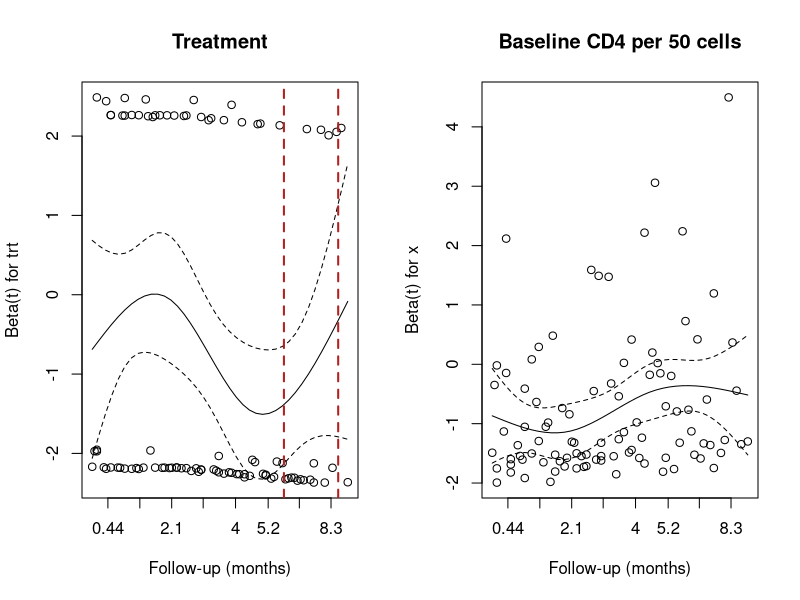
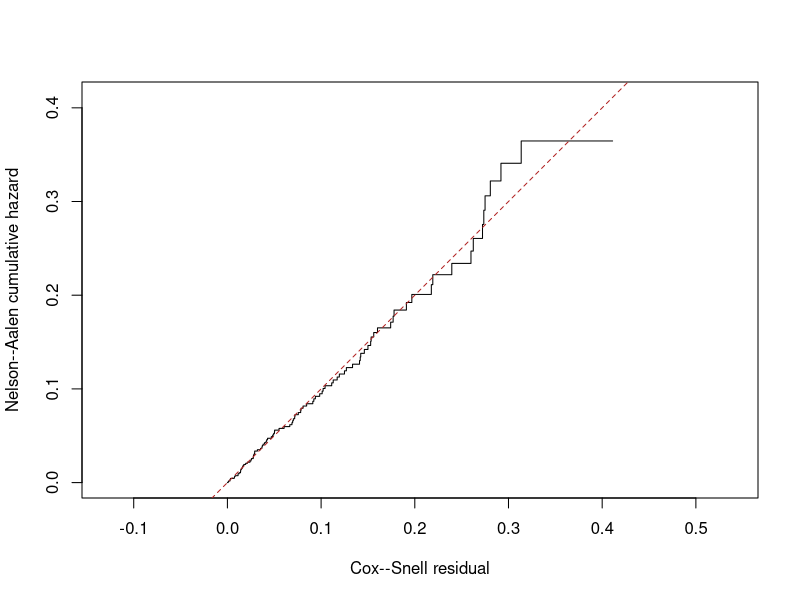

Recreate these plots in R, in order.
## ---- chunk 1
library(tidyverse)
library(kableExtra)
library(survival)

actg320 <- read_csv("data/hw3_actg320.csv")
## ---- chunk 2
counts <- actg320 |>
  group_by(k100, trt) |>
  summarise(
    Participants = n(),
    Events = sum(event == 1),
    .groups = "drop"
  ) |>
  arrange(desc(k100), trt) |>
  transmute(
    Karnofsky = if_else(k100 == 1, "100", "< 100"),
    Treatment = if_else(trt == 1, "With indinavir", "Without indinavir"),
    Participants,
    Events
  )
## ---- chunk 3
counts |>
  kbl(
    caption = "Participants and events by treatment and baseline Karnofsky score",
    col.names = c("Karnofsky score", "Treatment", "Participants", "Events"),
    align = c("l", "l", "r", "r"),
    booktabs = TRUE
  ) |>
  kable_styling(full_width = FALSE)
## ---- chunk 4
# Use the same complete cases for all five models.
dat_b <- actg320 |>
  filter(complete.cases(months, event, trt, k100, cd4)) |>
  mutate(
    x = cd4 / 50,
    cd4_group = case_when(
      cd4 < 50 ~ "<50",
      cd4 <= 100 ~ "50–100",
      TRUE ~ ">100"
    ),
    cd4_group = factor(cd4_group, levels = c(">100", "<50", "50–100"))
  )
## ---- chunk 5
m0 <- coxph(Surv(months, event) ~ trt,
            data = dat_b, ties = "efron")
m1 <- coxph(Surv(months, event) ~ trt + k100 + x,
            data = dat_b, ties = "efron")
m2 <- coxph(Surv(months, event) ~ trt + k100 + sqrt(x),
            data = dat_b, ties = "efron")
m3 <- coxph(Surv(months, event) ~ trt + k100 + cd4_group,
            data = dat_b, ties = "efron")
m4 <- coxph(Surv(months, event) ~ trt + k100 + x + I(x^2),
            data = dat_b, ties = "efron")
## ---- chunk 6
models <- list(M0 = m0, M1 = m1, M2 = m2, M3 = m3, M4 = m4)

model_table <- tibble(
  Model = names(models),
  Coefficients = vapply(models, function(fit) length(coef(fit)), integer(1)),
  Neg2LogLik = vapply(models, function(fit) {
    -2 * as.numeric(logLik(fit))
  }, numeric(1)),
  AIC = vapply(models, AIC, numeric(1))
) |>
  mutate(DeltaAIC = AIC - min(AIC))

model_table |>
  kbl(
    caption = "Comparison of Cox models",
    col.names = c(
      "Model", "Coefficients", "-2 log partial likelihood",
      "AIC", "Delta AIC"
    ),
    digits = 2,
    booktabs = TRUE
  ) |>
  kable_styling(full_width = FALSE)
## ---- chunk 7
# M4 adds one quadratic term to M1.
lr_stat <- 2 * as.numeric(logLik(m4) - logLik(m1))

lrt_table <- tibble(
  Comparison = "M1 vs. M4",
  `LR statistic` = lr_stat,
  df = 1,
  `p-value` = format.pval(
    pchisq(lr_stat, df = 1, lower.tail = FALSE),
    digits = 3,
    eps = 0.001
  )
)

lrt_table |>
  kbl(
    caption = "Likelihood ratio test for CD4 curvature",
    digits = 3,
    booktabs = TRUE
  ) |>
  kable_styling(full_width = FALSE)
## ---- chunk 8
# Hold treatment and Karnofsky score fixed at both CD4 values.
cd4_pair <- data.frame(
  x = c(25, 125) / 50,
  trt = c(0, 0),
  k100 = c(1, 1)
)

cd4_models <- list(M1 = m1, M4 = m4)

cd4_hr <- vapply(cd4_models, function(fit) {
  lp <- predict(fit, newdata = cd4_pair, type = "lp")
  exp(lp[1] - lp[2])
}, numeric(1))
## ---- chunk 9
cd4_hr_table <- data.frame(
  Model = names(cd4_models),
  `CD4 form` = c("Linear", "Linear and quadratic"),
  `Hazard ratio` = unname(cd4_hr),
  check.names = FALSE
)

cd4_hr_table |>
  kableExtra::kbl(
    caption = "Hazard ratios comparing CD4 of 25 with CD4 of 125",
    align = c("l", "l", "r"),
    digits = 3,
    booktabs = TRUE
  ) |>
  kableExtra::kable_styling(full_width = FALSE)
## ---- chunk 10
m_int <- survival::coxph(
  survival::Surv(months, event) ~ trt * k100 + x,
  data = dat_b,
  ties = "efron"
)

# Test whether the treatment HR differs by Karnofsky group.
lr_stat <- 2 * as.numeric(logLik(m_int) - logLik(m1))
lr_p <- pchisq(lr_stat, df = 1, lower.tail = FALSE)

interaction_test <- data.frame(
  Comparison = "M1 vs. M1 with treatment interaction",
  `LR statistic` = lr_stat,
  df = 1,
  `p-value` = format.pval(lr_p, digits = 3, eps = 0.001),
  check.names = FALSE
)

interaction_test |>
  kableExtra::kbl(
    caption = "Likelihood ratio test for the treatment by Karnofsky interaction",
    digits = 3,
    booktabs = TRUE
  ) |>
  kableExtra::kable_styling(full_width = FALSE)
## ---- chunk 11
# k100 = 0: beta_trt
# k100 = 1: beta_trt + beta_interaction
terms <- c("trt", "trt:k100")
b <- coef(m_int)[terms]
V <- vcov(m_int)[terms, terms]

C <- rbind(
  c(1, 0),  # Karnofsky < 100
  c(1, 1)   # Karnofsky = 100
)

group_log_hr <- drop(C %*% b)
group_se <- sqrt(diag(C %*% V %*% t(C)))

log_hr <- c(coef(m0)["trt"], coef(m1)["trt"], group_log_hr)
se <- c(
  sqrt(vcov(m0)["trt", "trt"]),
  sqrt(vcov(m1)["trt", "trt"]),
  group_se
)
z <- qnorm(0.975)

treatment_hr_table <- data.frame(
  Model = c("M0", "M1", "Interaction model", "Interaction model"),
  Estimate = c(
    "Unadjusted",
    "Adjusted common HR",
    "Karnofsky < 100",
    "Karnofsky = 100"
  ),
  HR = exp(log_hr),
  `95% CI` = sprintf(
    "%.3f to %.3f",
    exp(log_hr - z * se),
    exp(log_hr + z * se)
  ),
  check.names = FALSE
)

treatment_hr_table |>
  kableExtra::kbl(
    caption = "Treatment hazard ratios for IDV versus no IDV",
    align = c("l", "l", "r", "c"),
    digits = 3,
    booktabs = TRUE
  ) |>
  kableExtra::kable_styling(full_width = FALSE)
## ---- chunk 12
times <- c(6, 9)

case_a <- dat_b |>
  filter(cd4_group == "<50", k100 == 0)

cox_rows <- data.frame(
  trt = c(0, 1),
  k100 = c(0, 0),
  cd4_group = factor(
    rep("<50", 2),
    levels = levels(dat_b$cd4_group)
  )
)

survival_a <- lapply(seq_len(nrow(cox_rows)), function(i) {
  profile <- cox_rows[i, , drop = FALSE]
  cell <- case_a |> filter(trt == profile$trt)

  cox_curve <- survfit(m3, newdata = profile, stype = 2, ctype = 1)
  km_curve <- survfit(Surv(months, event) ~ 1, data = cell)

  n_risk <- vapply(times, function(t) sum(cell$months >= t), integer(1))
  km_surv <- summary(km_curve, times = times, extend = TRUE)$surv
  km_surv[n_risk == 0] <- NA_real_

  tibble(
    trt = profile$trt,
    Treatment = c("No IDV (assigned)", "IDV (paired)")[i],
    Month = times,
    Cox = summary(cox_curve, times = times)$surv,
    KM = km_surv,
    AtRisk = n_risk
  )
}) |>
  bind_rows()

survival_a |>
  transmute(
    Treatment,
    Month,
    `Cox survival (%)` = 100 * Cox,
    `KM survival (%)` = 100 * KM,
    `Number at risk` = AtRisk
  ) |>
  kbl(caption = "Six- and nine-month survival for Case A",
      digits = 2, booktabs = TRUE) |>
  kable_styling(full_width = FALSE)
## ---- chunk 13
ref_row <- data.frame(
  trt = 0,
  k100 = 0,
  cd4_group = factor(">100", levels = levels(dat_b$cd4_group))
)

assigned_row <- cox_rows[1, , drop = FALSE]

ref_curve <- survfit(m3, newdata = ref_row, stype = 2, ctype = 1)
s_ref_6 <- summary(ref_curve, times = 6)$surv

lp <- predict(m3, newdata = bind_rows(ref_row, assigned_row), type = "lp")
hr_vs_ref <- exp(lp[2] - lp[1])

tibble(
  `Reference survival at 6 months` = s_ref_6,
  `Assigned vs. reference HR` = hr_vs_ref,
  `Reconstructed survival` = s_ref_6^hr_vs_ref,
  `Direct Cox prediction` = survival_a$Cox[
    survival_a$trt == 0 & survival_a$Month == 6
  ]
) |>
  kbl(caption = "Reconstruction of the assigned row's six-month prediction",
      digits = 4, booktabs = TRUE) |>
  kable_styling(full_width = FALSE)
## ---- chunk 14
at_9 <- survival_a |> filter(Month == 9)

difference_9 <- tibble(
  Method = c("Cox", "Kaplan--Meier"),
  `IDV minus no IDV (percentage points)` = 100 * c(
    at_9$Cox[at_9$trt == 1] - at_9$Cox[at_9$trt == 0],
    at_9$KM[at_9$trt == 1] - at_9$KM[at_9$trt == 0]
  )
)

difference_9 |>
  kbl(caption = "Treatment differences in nine-month survival",
      digits = 2, booktabs = TRUE) |>
  kable_styling(full_width = FALSE)

follow_up_a <- case_a |>
  group_by(trt) |>
  summarise(
    `Events after month 6 through month 9` =
      sum(event == 1 & months > 6 & months <= 9),
    `Last observed follow-up (months)` = max(months),
    `Number at risk at month 12` = sum(months >= 12),
    .groups = "drop"
  ) |>
  mutate(Treatment = if_else(trt == 0, "No IDV", "IDV"), .before = 1) |>
  select(-trt)

follow_up_a |>
  kbl(caption = "Event counts and follow-up for Case A",
      digits = 3, booktabs = TRUE) |>
  kable_styling(full_width = FALSE)
## ---- chunk 15
ph_m1 <- cox.zph(m1, transform = "km")

ph_table <- as.data.frame(ph_m1$table[c("trt", "x"), , drop = FALSE])
rownames(ph_table) <- c("Treatment", "Baseline CD4 per 50 cells")

ph_table |>
  kbl(
    caption = "Term-specific proportional hazards tests for M1",
    col.names = c("Chi-square", "df", "p-value"),
    row.names = TRUE,
    digits = 3,
    booktabs = TRUE
  ) |>
  kable_styling(full_width = FALSE)
## ---- chunk 16
# Start with this example, then choose the window from the plots.
window_term <- "trt"          # Use "x" to mark the CD4 plot instead.
window_months <- c(6, 9)

# Convert month boundaries to the plot's KM-transformed coordinates.
window_km <- approx(
  x = ph_m1$time,
  y = ph_m1$x,
  xout = window_months
)$y

old_par <- par(mfrow = c(1, 2))

for (term in c("trt", "x")) {
  label <- if (term == "trt") "Treatment" else "Baseline CD4 per 50 cells"

  plot(ph_m1, var = term, main = label, xlab = "Follow-up (months)")

  if (term == window_term) {
    abline(v = window_km, col = "firebrick", lty = 2, lwd = 2)
  }
}

par(old_par)
## ---- chunk 17
window_start <- window_months[1]
window_end <- window_months[2]

dat_b |>
  group_by(trt) |>
  summarise(
    `At risk at start` = sum(months >= window_start),
    `Events in window` = sum(
      event == 1 & months > window_start & months <= window_end
    ),
    `At risk at end` = sum(months >= window_end),
    .groups = "drop"
  ) |>
  mutate(Treatment = if_else(trt == 1, "IDV", "No IDV"), .before = 1) |>
  select(-trt) |>
  kbl(
    caption = sprintf(
      "Risk sets and events in the marked window (%g to %g months)",
      window_start, window_end
    ),
    booktabs = TRUE
  ) |>
  kable_styling(full_width = FALSE)
## ---- chunk 18
m1_tv <- coxph(
  Surv(months, event) ~ trt + k100 + x + tt(trt),
  data = dat_b,
  ties = "efron",
  tt = function(x, t, ...) x * log(t / 6)
)

report_months <- c(3, 6, 9)
b <- coef(m1_tv)

log_hr <- b["trt"] + b["tt(trt)"] * log(report_months / 6)

# At month 6, the time-varying term is zero.
se_6 <- sqrt(vcov(m1_tv)["trt", "trt"])
ci_6 <- exp(b["trt"] + c(-1, 1) * qnorm(0.975) * se_6)

hr_table <- tibble(
  Month = report_months,
  HR = exp(log_hr),
  `95% CI` = c("", sprintf("%.3f to %.3f", ci_6[1], ci_6[2]), "")
)

hr_table |>
  kbl(
    caption = "Time-varying hazard ratios for IDV versus no IDV",
    align = c("c", "r", "c"),
    digits = 3,
    booktabs = TRUE
  ) |>
  kable_styling(full_width = FALSE)
## ---- chunk 19
dfbetas_m1 <- residuals(m1, type = "dfbetas")
trt_col <- match("trt", names(coef(m1)))

diagnostics <- tibble(
  id = dat_b$id,
  deviance = as.numeric(residuals(m1, type = "deviance")),
  dfbetas_trt = as.numeric(dfbetas_m1[, trt_col])
)

# Sort by absolute value, then by ID to break exact ties.
deviance_patient <- diagnostics |>
  arrange(desc(abs(deviance)), id) |>
  slice(1)

dfbetas_patient <- diagnostics |>
  arrange(desc(abs(dfbetas_trt)), id) |>
  slice(1)

tibble(
  Diagnostic = c("Deviance residual", "Treatment DFBETAS"),
  `Patient ID` = c(deviance_patient$id, dfbetas_patient$id),
  Value = c(deviance_patient$deviance, dfbetas_patient$dfbetas_trt),
  `Absolute value` = abs(Value)
) |>
  kbl(caption = "Patients selected by the two diagnostics",
      digits = 4, booktabs = TRUE) |>
  kable_styling(full_width = FALSE)
## ---- chunk 20
dat_drop <- dat_b |> filter(id != dfbetas_patient$id)
m1_drop <- update(m1, data = dat_drop)

log_hr_full <- unname(coef(m1)["trt"])
log_hr_drop <- unname(coef(m1_drop)["trt"])

tibble(
  `Full M1 HR` = exp(log_hr_full),
  `Refitted M1 HR` = exp(log_hr_drop),
  `Change in log HR (refitted minus full)` = log_hr_drop - log_hr_full
) |>
  kbl(caption = "Treatment HR before and after omitting the DFBETAS-selected patient",
      digits = 4, booktabs = TRUE) |>
  kable_styling(full_width = FALSE)
## ---- chunk 21
# Evaluate each patient's fitted cumulative hazard at their observed time.
baseline <- basehaz(m1, centered = FALSE)
baseline_index <- findInterval(dat_b$months, baseline$time)
h0 <- c(0, baseline$hazard)[baseline_index + 1L]

lp <- predict(m1, newdata = dat_b, type = "lp", reference = "zero")
cox_snell <- h0 * exp(lp)

# Keep the original event indicator when fitting on the residual scale.
residual_fit <- survfit(
  Surv(cox_snell, dat_b$event) ~ 1,
  stype = 2,
  ctype = 1
)

plot_limit <- max(residual_fit$time, residual_fit$cumhaz)

plot(
  c(0, residual_fit$time),
  c(0, residual_fit$cumhaz),
  type = "s",
  xlim = c(0, plot_limit),
  ylim = c(0, plot_limit),
  asp = 1,
  xlab = "Cox--Snell residual",
  ylab = "Nelson--Aalen cumulative hazard"
)
abline(a = 0, b = 1, col = "firebrick", lty = 2)
## ---- chunk 22
report_at <- 0.10
hazard_index <- findInterval(report_at, residual_fit$time)

tibble(
  `Residual value` = report_at,
  `Number at risk` = sum(cox_snell >= report_at),
  `Nelson--Aalen cumulative hazard` =
    c(0, residual_fit$cumhaz)[hazard_index + 1L]
) |>
  kbl(caption = "Cox--Snell residual check at 0.10",
      digits = 4, booktabs = TRUE) |>
  kable_styling(full_width = FALSE)
## ---- chunk 23
editor_table <- survival_a |>
  transmute(
    Treatment = if_else(trt == 0, "No IDV", "IDV"),
    Month,
    Survival = sprintf("%.2f%%", 100 * KM)
  ) |>
  pivot_wider(
    names_from = Month,
    values_from = Survival,
    names_prefix = "Month "
  ) |>
  mutate(`Month 12` = "Unavailable")

editor_table |>
  kbl(
    caption = paste(
      "Estimated probability of being alive and free of an",
      "AIDS-defining diagnosis in Case A"
    ),
    align = c("l", "r", "r", "r"),
    booktabs = TRUE
  ) |>
  kable_styling(full_width = FALSE)
## ---- chunk 24
sessionInfo()
